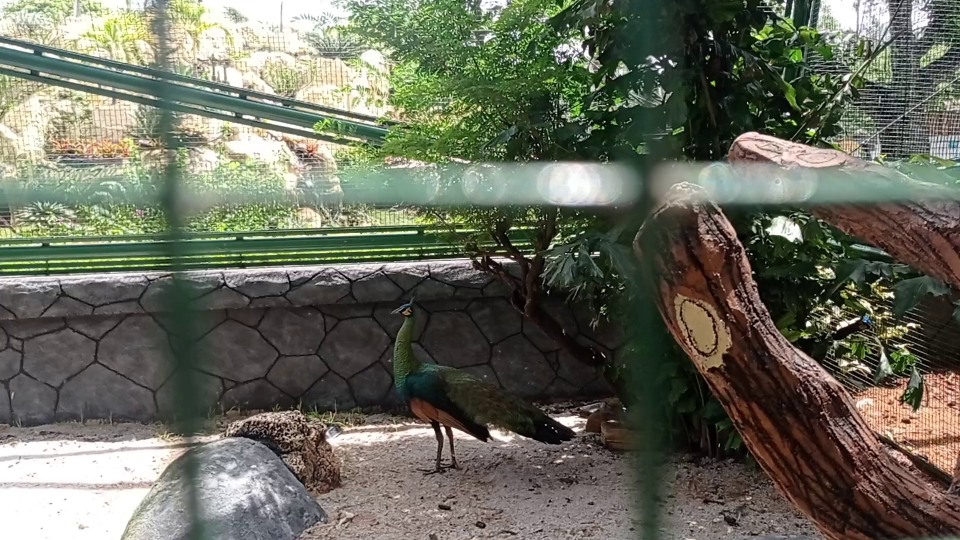
#> input picture VID_20240202_105421_19.jpg, 1920 x 1080 px (shown at 1/2 size)
$ jupyter execute --allow-errors skripsiku_albert.ipynb
#> lines starting #> are read from the running program, lines starting #| are printed output that depends on the picture
#> further down, gmbr is the input picture: shape (1080, 1920, 3); mean B, G, R 92.6, 106.9, 105.1
# Program Penelitian Model CNN untuk Klasifikasi Burung Merak Hijau

## Pra-Proses

### 1. Melakukan Frame Extraction dari Data Video

[cell 1]
# BAGIAN IMPORT
import cv2
import os
import numpy as np
from matplotlib import pyplot as plt
import shutil

from PIL import Image
from torchvision import transforms

import random

[cell 2]
# Fungsi untuk mendapatkan nama dari file
# [9 lines left out: function get_nama_file, not called in this run]

[cell 3]
# Fungsi untuk mengkonversi video ke gambar setiap detik
# [35 lines left out: function ekstrasi_frame_dari_video, not called in this run]

[cell 4]
# Bagian Eksekusi frame extraction

# Merak Hijau
path_video_merakhijau = "D:\DATA RESEARCH S1\Dataset Primer\My Kamera 2\Merak Hijau"
path_hasil_ekstrasi_merakhijau = ".\hasil ekstrasi frame video\Merak Hijau"

# Kaua Raja
path_video_kauaraja = "D:\DATA RESEARCH S1\Dataset Primer\My Kamera 2\Kaua Raja"
path_hasil_ekstrasi_kauaraja = ".\hasil ekstrasi frame video\Kaua Raja"

## Sempidan Biru
path_video_sempidanbiru = "D:\DATA RESEARCH S1\Dataset Primer\My Kamera 2\Sempidan Biru"
path_hasil_ekstrasi_sempidanbiru = ".\hasil ekstrasi frame video\Sempidan Biru"

print("============ Memulai Proses Ekstrasi Video Merak Hijau =========== ")
#> (the rest of this cell did not finish here and is left out)

### 2. Seleksi data citra primer (Dilakukan Manual)

[cell 5]
# Seleksi dilakukan secara manual.
# Memisahkan data yang menunjukan objek secara jelas dan data yang tidak menunjukan objek secara jelas

### 3. Penggabungan Data Primer & Sekunder

[cell 6]
# DATA SEKUNDER

# Path Merak
merak_src_path_s = "D:\DATA RESEARCH S1\Dataset Sekunder\Ebird\Merak Hijau"
merak_dst_path = ".\join primer sekunder\Merak Hijau"

# Path Kaua Raja
kaua_src_path_s = "D:\DATA RESEARCH S1\Dataset Sekunder\Ebird\Kaua Raja"
kaua_dst_path = ".\join primer sekunder\Kaua Raja"

# Path Sempidan Biru
sempidan_src_path_s = "D:\DATA RESEARCH S1\Dataset Sekunder\Ebird\Sempidan Biru"
sempidan_dst_path = ".\join primer sekunder\Sempidan Biru"

# Merak
print("Memulai proses memulai pemindahan data sekunder burung merak..")
counter = 0
#> (the rest of this cell did not finish here and is left out)

[cell 7]
# DATA PRIMER

# Path Merak
merak_src_path_p = ".\seleksi gambar dari ekstrasi frame\Merak Hijau"
merak_dst_path = ".\join primer sekunder\Merak Hijau"

# Path Kaua Raja
kaua_src_path_p = ".\seleksi gambar dari ekstrasi frame\Kaua Raja"
kaua_dst_path = ".\join primer sekunder\Kaua Raja"

# Path Sempidan Biru
sempidan_src_path_p = ".\seleksi gambar dari ekstrasi frame\Sempidan Biru"
sempidan_dst_path = ".\join primer sekunder\Sempidan Biru"

# Merak
print("Memulai proses memulai pemindahan data primer burung merak..")
counter = 0
#> (the rest of this cell did not finish here and is left out)

### 4. Proses denoising

[cell 8]
# Fungsi untuk melakukan penghilangan derau dengan Median Filtering
# [16 lines left out: function proses_denoise_median_filter, not called in this run]

[cell 9]
# Main proses denoising
direktori_input_denoise = '.\join primer sekunder'
direktori_output = '.\denoised_image'

# Merak Hijau
input_denoise_merak = os.path.join(direktori_input_denoise, "Merak Hijau")
output_denoise_merak = os.path.join(direktori_output, "Merak Hijau")

# Kaua Raja
input_denoise_kaua = os.path.join(direktori_input_denoise, "Kaua Raja")
output_denoise_kaua = os.path.join(direktori_output, "Kaua Raja")

# Sempidan Biru
input_denoise_sempidan = os.path.join(direktori_input_denoise, "Sempidan Biru")
output_denoise_sempidan = os.path.join(direktori_output, "Sempidan Biru")

# Merak
print("Melakukan denoise citra burung merak, mohon tunggu..")
#> (the rest of this cell did not finish here and is left out)

### 5. Proses Sharpening Image

[cell 10]
# [18 lines left out: function proses_penajaman_citra, not called in this run]

[cell 11]
# Main proses sharpening
direktori_input_denoise = '.\denoised_image'
direktori_output = '.\sharpened_image'

# Merak Hijau
input_denoise_merak = os.path.join(direktori_input_denoise, "Merak Hijau")
output_denoise_merak = os.path.join(direktori_output, "Merak Hijau")

# Kaua Raja
input_denoise_kaua = os.path.join(direktori_input_denoise, "Kaua Raja")
output_denoise_kaua = os.path.join(direktori_output, "Kaua Raja")

# Sempidan Biru
input_denoise_sempidan = os.path.join(direktori_input_denoise, "Sempidan Biru")
output_denoise_sempidan = os.path.join(direktori_output, "Sempidan Biru")

# Merak
print("Melakukan penjamanan citra burung merak, mohon tunggu..")
#> (the rest of this cell did not finish here and is left out)

### 6. Proses Contrast Stretching

[cell 12]
# Fungsi untuk menampilkan histogram dari sebuah gambar
def show_histogram_img(data_img):

    img_b = data_img[:,:,0]
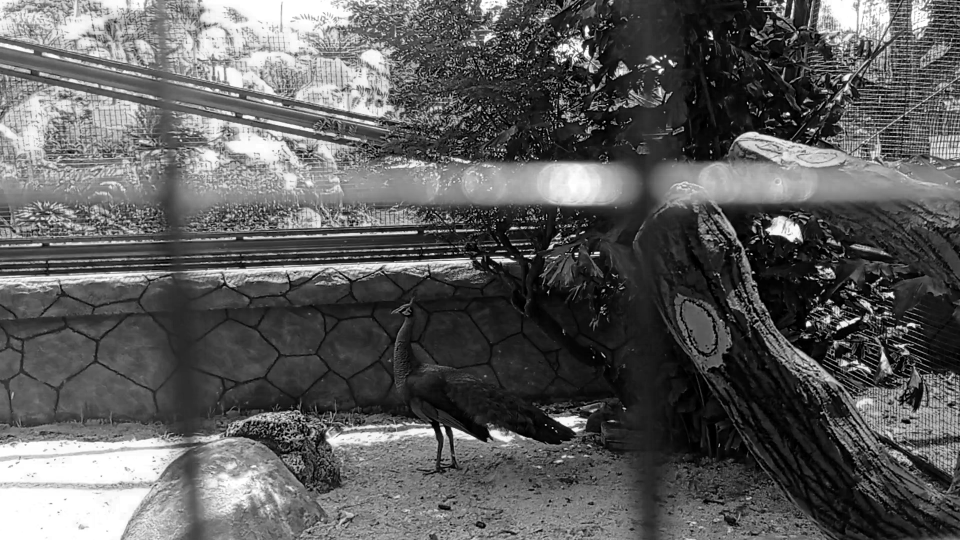
#> img_b: shape (1080, 1920) (shown at 1/2 size); min 0, max 255, mean 92.6
    img_g = data_img[:,:,1]
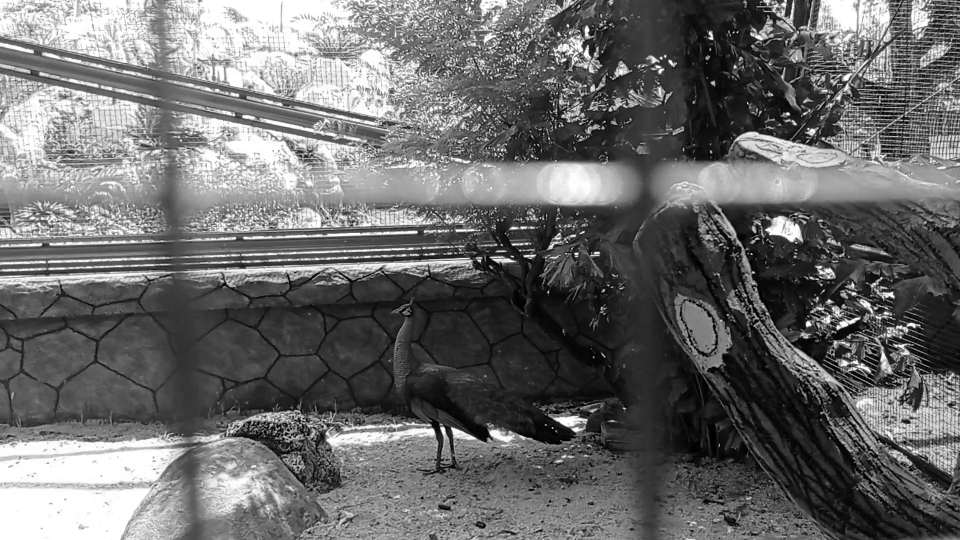
#> img_g: shape (1080, 1920) (shown at 1/2 size); min 0, max 255, mean 106.9
    img_r = data_img[:,:,2]
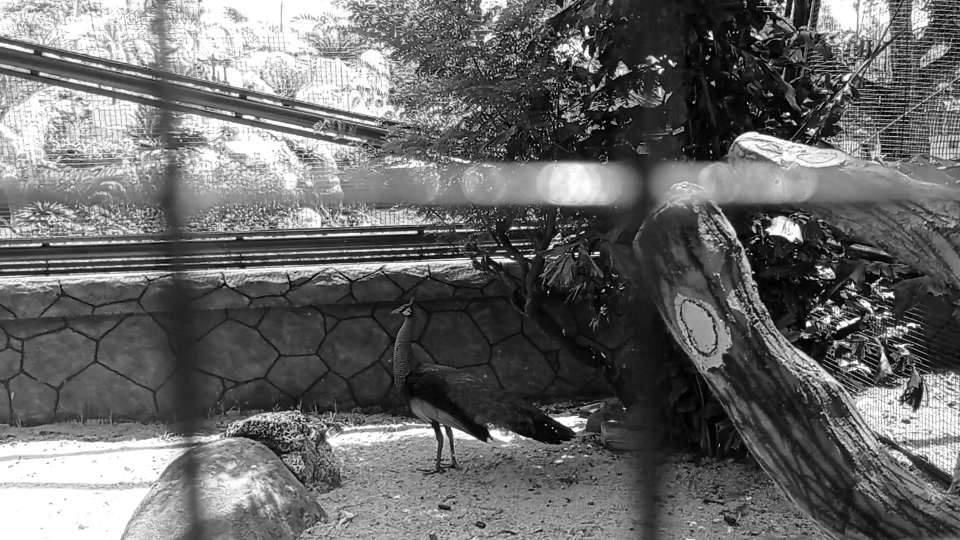
#> img_r: shape (1080, 1920) (shown at 1/2 size); min 0, max 255, mean 105.1

    # fig, ax = plt.subplots(3, 1)
    # fig.tight_layout(h_pad=2)
    # ax[0].hist(histB.flatten(), 256, [0,256], color ='b')
    # ax[0].title.set_text("Histogram Channel Blue")
    # ax[1].hist(histG.flatten(), 256, [0,256], color ='g')
    # ax[1].title.set_text("Histogram Channel Green")
    # ax[2].hist(histR.flatten(), 256, [0,256], color ='r')
    # ax[2].title.set_text("Histogram Channel Red")
    # # plt.title("Image Histogram")
    hist_b = cv2.calcHist(img_b, [0], None, [256], [0, 256])
#> hist_b = 256 values, max 304 at index 255, min 0 at index 94, mean 7.5
    hist_g = cv2.calcHist(img_g, [0], None, [256], [0, 256])
#> hist_g = 256 values, max 407 at index 255, min 0 at index 0, mean 7.5
    hist_r = cv2.calcHist(img_r, [0], None, [256], [0, 256])
#> hist_r = 256 values, max 297 at index 255, min 0 at index 7, mean 7.5

    plt.subplot(231)
    plt.imshow(255-img_b, cmap='Blues') # pengurangan/invers ini dilakukan karena cmap matplotlib
    plt.title("Channel Blue")

    plt.subplot(232)
    plt.imshow(255-img_g, cmap='Greens') # pengurangan/invers ini dilakukan karena cmap matplotlib
    plt.title("Channel Green")

    plt.subplot(233)
    plt.imshow(255-img_r, cmap='Reds') # pengurangan/invers ini dilakukan karena cmap matplotlib
    plt.title("Channel Red")

    plt.subplot(234)
    plt.bar(range(256), hist_b.flatten(), color='b')
    plt.xlabel("Intensitas piksel")
    plt.ylabel("Jumlah piksel")
    plt.title("Hist. Channel Blue")

    plt.subplot(235)
    plt.bar(range(256), hist_g.flatten(), color='g')
    plt.xlabel("Intensitas piksel")
    plt.ylabel("Jumlah piksel")
    plt.title("Hist. Channel Green")

    plt.subplot(236)
    plt.bar(range(256), hist_r.flatten(), color='r')
    plt.xlabel("Intensitas piksel")
    plt.ylabel("Jumlah piksel")
    plt.title("Hist. Channel Red")

    plt.tight_layout()
    plt.show()
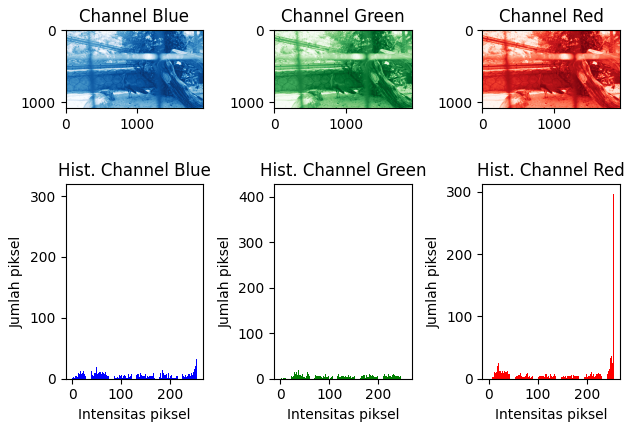
#> figure drawn by matplotlib, 6 panels; panel 4: tallest bar 304 high, from x = 254.6 to 255.4; panel 5: tallest bar 407 high, from x = 254.6 to 255.4; panel 6: tallest bar 297 high, from x = 254.6 to 255.4

[cell 13]
gmbr = cv2.imread("VID_20240202_105421_19.jpg", 1)
show_histogram_img(gmbr)
